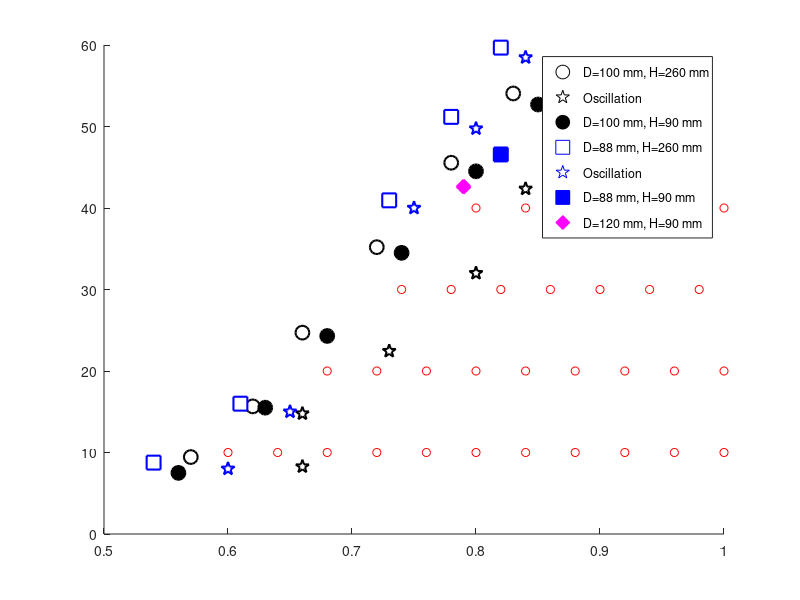

This chart was generated by the following MATLAB code: (Note: this script raises an error after producing the figure.)
clc
close all
clear
%%
U_grid = 10:10:40;
ER1_grid4 = 0.8:0.04:1;
ER1_grid3 = 0.74:0.04:1;
ER1_grid2 = 0.68:0.04:1;
ER1_grid1 = 0.6:0.04:1;

% d=100, h=260
ER1 =[0.57   0.62    0.66    0.72     0.78    0.83];
U1 = [9.442  15.659  24.707  35.195  45.553   54.054];
ER1O =[0.66      0.66    0.73     0.8    0.84  0.89];% Oscillation
U1O = [8.27     14.77   22.44     32   42.35  50.41];
% d=100, h=90
ER2 =[0.56  0.63  0.68  0.74  0.8  0.85];
U2 = [7.5  15.5  24.3  34.5  44.5  52.7];

% d=88, h=260
ER3 =[0.54   0.61   0.73    0.78   0.82    ];
U3 = [8.76  15.99   40.94   51.18  59.68   ];
ER3O =[0.6   0.65    0.75      0.8      0.84];% Oscillation
U3O = [8      15     40        49.74   58.47];
% d=88, h=90
ER4 =[0.82];
U4 = [46.57];

% d=120, h=90
ER6 =[0.79];
U6 = [42.62];

figure
scatter(ER1, U1, 100, 'o', 'MarkerEdgeColor', 'k', 'MarkerFaceColor', 'w',"LineWidth",1.5);hold on
scatter(ER1O, U1O, 100, 'p', 'MarkerEdgeColor', 'k', 'MarkerFaceColor', 'w',"LineWidth",1.5);hold on
scatter(ER2, U2, 100, 'o', 'MarkerEdgeColor', 'k', 'MarkerFaceColor', 'k',"LineWidth",1.5);hold on
scatter(ER3, U3, 100, 's', 'MarkerEdgeColor', 'b', 'MarkerFaceColor', 'w',"LineWidth",1.5);hold on
scatter(ER3O, U3O, 100, 'p', 'MarkerEdgeColor', 'b', 'MarkerFaceColor', 'w',"LineWidth",1.5);hold on
scatter(ER4, U4, 100, 's', 'MarkerEdgeColor', 'b', 'MarkerFaceColor', 'b',"LineWidth",1.5);hold on
scatter(ER6, U6, 100, 'd', 'MarkerEdgeColor', 'm', 'MarkerFaceColor', 'm',"LineWidth",1.5);hold on
plot(ER1_grid1, U_grid(1)*ones(size(ER1_grid1)), 'ro', 'DisplayName','U=10');hold on
plot(ER1_grid2, U_grid(2)*ones(size(ER1_grid2)), 'ro', 'DisplayName','U=20');hold on
plot(ER1_grid3, U_grid(3)*ones(size(ER1_grid3)), 'ro', 'DisplayName','U=30');hold on
plot(ER1_grid4, U_grid(4)*ones(size(ER1_grid4)), 'ro', 'DisplayName','U=40');hold on

legend('D=100 mm, H=260 mm', 'Oscillation','D=100 mm, H=90 mm','D=88 mm, H=260 mm','Oscillation','D=88 mm, H=90 mm','D=120 mm, H=90 mm','Location','best')
xlabel('$\it\Phi$',Interpreter='latex');xlim([0.2 1])
ylabel('$U$ [m/s]',Interpreter='latex')
set(gca,"LineWidth",1,'FontName','Times new roman','fontsize',16)